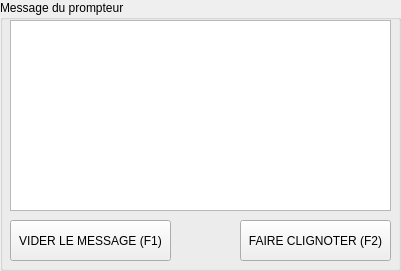
  <widget class="QGroupBox" name="groupBox">
   <property name="geometry">
    <rect>
     <x>870</x>
     <y>480</y>
     <width>401</width>
     <height>271</height>
    </rect>
   </property>
   <property name="title">
    <string>Message du prompteur</string>
   </property>
   <widget class="QTextEdit" name="prompt_textedit">
    <property name="geometry">
     <rect>
      <x>10</x>
      <y>20</y>
      <width>381</width>
      <height>191</height>
     </rect>
    </property>
    <property name="font">
     <font>
      <family>Segoe UI</family>
      <pointsize>-1</pointsize>
     </font>
    </property>
   </widget>
   <widget class="QToolButton" name="prompt_clear">
    <property name="geometry">
     <rect>
      <x>10</x>
      <y>220</y>
      <width>161</width>
      <height>41</height>
     </rect>
    </property>
    <property name="text">
     <string>VIDER LE MESSAGE (F1)</string>
    </property>
    <property name="icon">
     <iconset>
      <normaloff>icon/32x32_trash.png</normaloff>icon/32x32_trash.png</iconset>
    </property>
    <property name="toolButtonStyle">
     <enum>Qt::ToolButtonStyle::ToolButtonTextBesideIcon</enum>
    </property>
   </widget>
   <widget class="QToolButton" name="prompt_highlight">
    <property name="geometry">
     <rect>
      <x>240</x>
      <y>220</y>
      <width>151</width>
      <height>41</height>
     </rect>
    </property>
    <property name="text">
     <string>FAIRE CLIGNOTER (F2)</string>
    </property>
    <property name="icon">
     <iconset>
      <normaloff>icon/32x32_alert.png</normaloff>icon/32x32_alert.png</iconset>
    </property>
    <property name="toolButtonStyle">
     <enum>Qt::ToolButtonStyle::ToolButtonTextBesideIcon</enum>
    </property>
   </widget>
  </widget>
